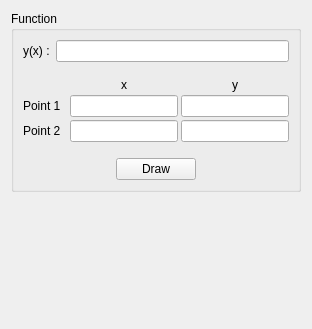
           <widget class="QWidget" name="functionPage">
            <layout class="QVBoxLayout" name="_15">
             <item>
              <widget class="QGroupBox" name="functionGroup">
               <property name="title">
                <string>Function</string>
               </property>
               <layout class="QVBoxLayout" name="_16">
                <item>
                 <layout class="QHBoxLayout" name="_17">
                  <item>
                   <widget class="QLabel" name="label_77">
                    <property name="text">
                     <string>y(x) :</string>
                    </property>
                   </widget>
                  </item>
                  <item>
                   <widget class="QLineEdit" name="functionEdit"/>
                  </item>
                 </layout>
                </item>
                <item>
                 <spacer>
                  <property name="orientation">
                   <enum>Qt::Vertical</enum>
                  </property>
                  <property name="sizeType">
                   <enum>QSizePolicy::Minimum</enum>
                  </property>
                  <property name="sizeHint" stdset="0">
                   <size>
                    <width>20</width>
                    <height>10</height>
                   </size>
                  </property>
                 </spacer>
                </item>
                <item>
                 <layout class="QGridLayout" name="_18">
                  <property name="spacing">
                   <number>3</number>
                  </property>
                  <item row="1" column="0">
                   <widget class="QLabel" name="label_75">
                    <property name="text">
                     <string>Point 1</string>
                    </property>
                   </widget>
                  </item>
                  <item row="1" column="1">
                   <widget class="QLineEdit" name="functionX1"/>
                  </item>
                  <item row="1" column="2">
                   <widget class="QLineEdit" name="functionY1"/>
                  </item>
                  <item row="2" column="0">
                   <widget class="QLabel" name="label_76">
                    <property name="text">
                     <string>Point 2  </string>
                    </property>
                   </widget>
                  </item>
                  <item row="2" column="1">
                   <widget class="QLineEdit" name="functionX2"/>
                  </item>
                  <item row="2" column="2">
                   <widget class="QLineEdit" name="functionY2"/>
                  </item>
                  <item row="0" column="1">
                   <widget class="QLabel" name="label_5">
                    <property name="text">
                     <string>x</string>
                    </property>
                    <property name="alignment">
                     <set>Qt::AlignCenter</set>
                    </property>
                   </widget>
                  </item>
                  <item row="0" column="2">
                   <widget class="QLabel" name="label_6">
                    <property name="text">
                     <string>y</string>
                    </property>
                    <property name="alignment">
                     <set>Qt::AlignCenter</set>
                    </property>
                   </widget>
                  </item>
                 </layout>
                </item>
                <item>
                 <spacer>
                  <property name="orientation">
                   <enum>Qt::Vertical</enum>
                  </property>
                  <property name="sizeType">
                   <enum>QSizePolicy::Minimum</enum>
                  </property>
                  <property name="sizeHint" stdset="0">
                   <size>
                    <width>20</width>
                    <height>10</height>
                   </size>
                  </property>
                 </spacer>
                </item>
                <item>
                 <layout class="QHBoxLayout" name="_19">
                  <item>
                   <spacer>
                    <property name="orientation">
                     <enum>Qt::Horizontal</enum>
                    </property>
                    <property name="sizeHint" stdset="0">
                     <size>
                      <width>40</width>
                      <height>20</height>
                     </size>
                    </property>
                   </spacer>
                  </item>
                  <item>
                   <widget class="QPushButton" name="functionDraw">
                    <property name="text">
                     <string>Draw</string>
                    </property>
                   </widget>
                  </item>
                  <item>
                   <spacer>
                    <property name="orientation">
                     <enum>Qt::Horizontal</enum>
                    </property>
                    <property name="sizeHint" stdset="0">
                     <size>
                      <width>40</width>
                      <height>20</height>
                     </size>
                    </property>
                   </spacer>
                  </item>
                 </layout>
                </item>
               </layout>
              </widget>
             </item>
             <item>
              <spacer>
               <property name="orientation">
                <enum>Qt::Vertical</enum>
               </property>
               <property name="sizeHint" stdset="0">
                <size>
                 <width>20</width>
                 <height>126</height>
                </size>
               </property>
              </spacer>
             </item>
            </layout>
           </widget>
